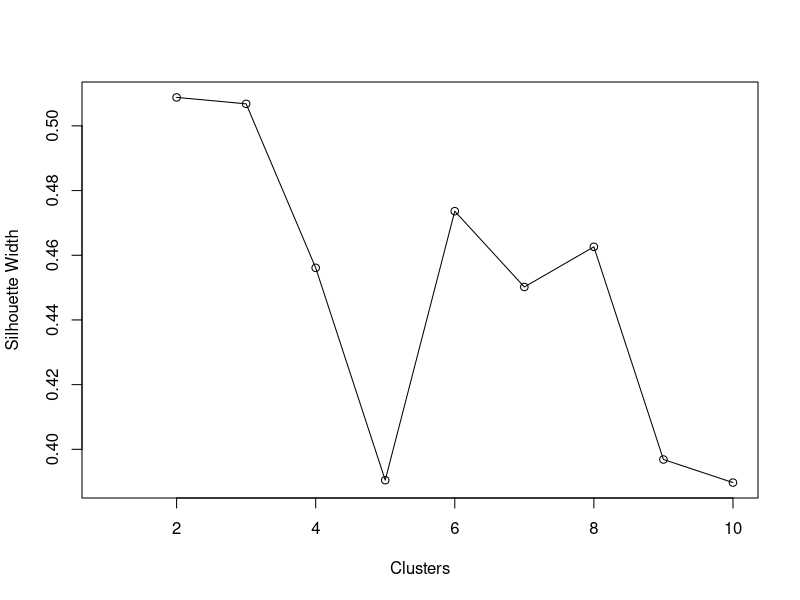
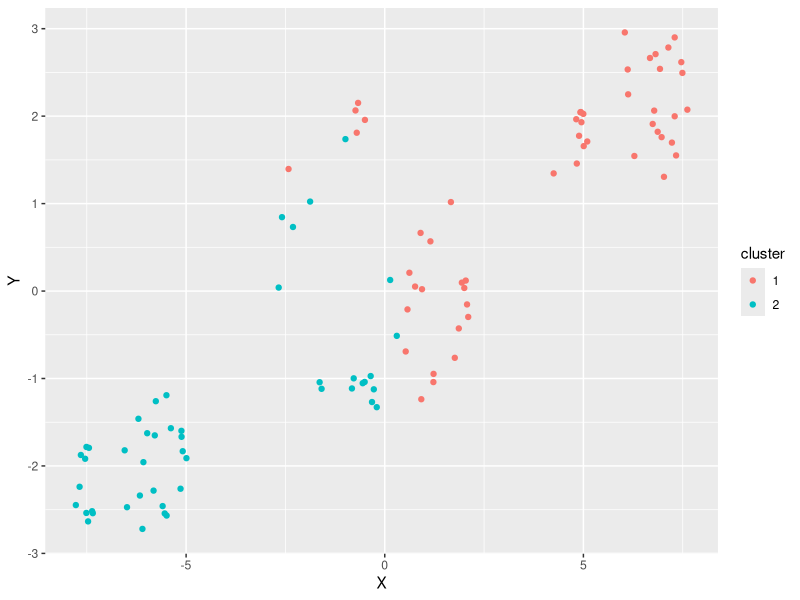

The R source for these figures, in order:
library(Rtsne)
library(ggplot2)
library(dplyr)
library(cluster)
library(readr)

df_profiles <- read_csv("df_profiles.csv")
View(df_profiles)
df_profiles_clean = df_profiles %>% select(`SAS Expertise`, Age, `Exp A -G1C1`, `Exp B - G1C2`, `Exp C - G1C3`)


gower_df <- daisy(df_profiles_clean,
                  metric = "gower",
                  type = list())
summary(gower_df)


silhouette <- c()
silhouette = c(silhouette, NA)
for(i in 2:10){
  pam_clusters = pam(as.matrix(gower_df),
                     diss = TRUE,
                     k = i)
  silhouette = c(silhouette ,pam_clusters$silinfo$avg.width)
}
plot(1:10, silhouette,
     xlab = "Clusters",
     ylab = "Silhouette Width")
lines(1:10, silhouette)

pam_profile = pam(gower_df, diss = TRUE, k = 2)
df_profiles[pam_profile$medoids, ]

pam_summary <- df_profiles_clean %>%
  mutate(cluster = pam_profile$clustering) %>%
  group_by(cluster) %>%
  do(cluster_summary = summary(.))
pam_summary$cluster_summary[[1]]

tsne_object <- Rtsne(gower_df, is_distance = TRUE)
tsne_df <- tsne_object$Y %>%
  data.frame() %>%
  setNames(c("X", "Y")) %>%
  mutate(cluster = factor(pam_profile$clustering))
ggplot(aes(x = X, y = Y), data = tsne_df) +
  geom_point(aes(color = cluster))
